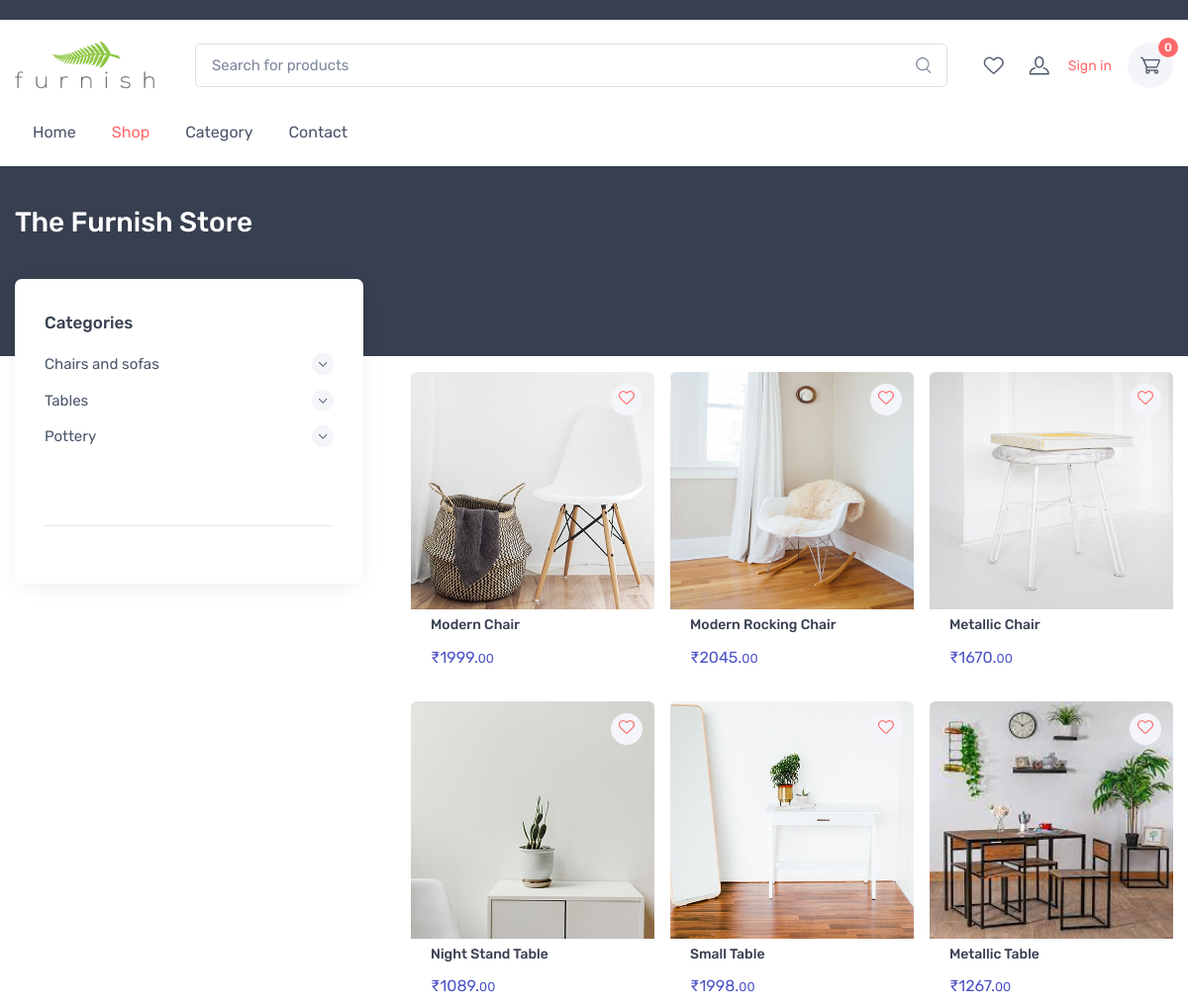
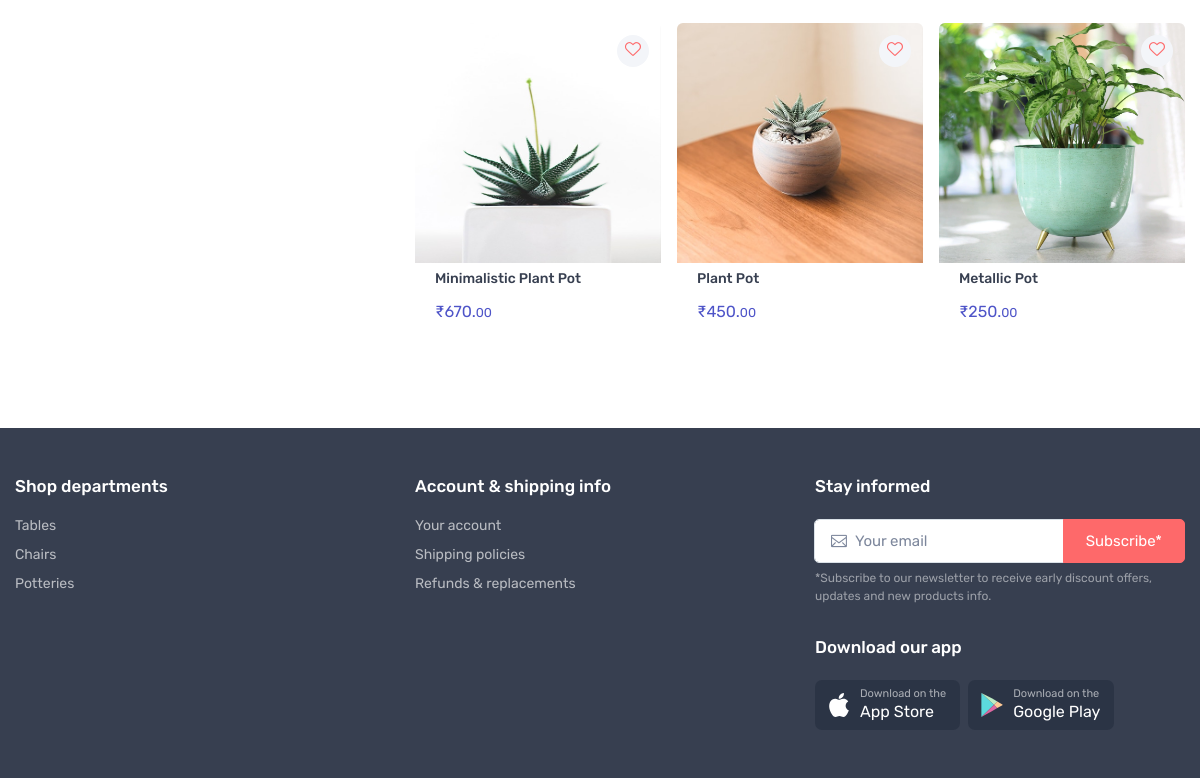
/store/, run on the app's committed database (2 pictures, top to bottom).
### category/models.py (models this page shows, shortened)
class Categorie(models.Model):
    category_name = models.CharField(max_length=50, unique=True)
    slug          = models.SlugField(max_length=100, unique=True, null=True)
    description   = models.TextField(max_length=225, blank=True)
    cat_image     = models.ImageField(upload_to='img/categories', blank=True)
    def get_url(self):
            return reverse('products_by_category', args=[self.slug])

### store/models.py (models this page shows, shortened)
class Product(models.Model):
    product_name    = models.CharField(max_length=200, unique=True)
    slug            = models.SlugField(max_length=200, unique=True)
    description     = models.TextField(max_length=500, blank=True)
    price           = models.IntegerField()
    images          = models.ImageField(upload_to='photos/products')
    stock           = models.IntegerField()
    is_available    = models.BooleanField(default=True)
    category        = models.ForeignKey(Categorie, on_delete=models.CASCADE)
    created_date    = models.DateTimeField(auto_now_add=True)
    modified_date   = models.DateTimeField(auto_now=True)
    def get_url(self):
        return reverse('product_detail', args=[self.category.slug, self.slug])

### store/views.py (the view)
# urls.py: path('',views.store,name='store'),
def store(request, category_slug=None):
    categories = None
    products = None
    if category_slug != None:
        categories    = get_object_or_404(Categorie, slug = category_slug)
        products      = Product.objects.filter(category=categories, is_available= True)
    else:
        products        = Product.objects.all().filter(is_available = True).order_by('id')
    context={
        'products': products
    }
    return render(request, 'store/store.html',context)

### cart/context_processors.py (called while the page is built)
def counter(request):
    cart_count = 0
    if 'admin' in request.path:
        return {}
    else:
        try:
            cart = Cart.objects.filter(cart_id=_cart_id(request))
            if request.user.is_authenticated:
                cart_items = CartItem.objects.all().filter(user=request.user)
            else:
                cart_items = CartItem.objects.all().filter(cart=cart[:1])
            for cart_item in cart_items:
                cart_count += cart_item.quantity
        except Cart.DoesNotExist:
            cart_count = 0
    return dict(cart_count=cart_count)

def wish_counter(request):
    wish_count = 0
    if 'admin' in request.path:
        return {}
    else:
        try:
            cart = Cart.objects.filter(cart_id=_cart_id(request))
            if request.user.is_authenticated:
                wishitem = Wishlist.objects.all().filter(user=request.user)
            else:
                wishitem = Wishlist.objects.all().filter(cart=cart[:1])
            for item in wishitem:
                wish_count += 1
        except Cart.DoesNotExist:
            wish_count = 0
    return dict(wish_count=wish_count)

### cart/views.py (called while the page is built)
def _cart_id(request):
    cart = request.session.session_key
    if not cart:
        cart = request.session.create()
    return cart

### category/context_processors.py (called while the page is built)
def menu_links(request):
    links = Categorie.objects.all()
    return dict(links=links)

### templates/store/store.html (shortened to what this page needs)
    {% extends 'base.html'%}
    {% block content %}
    {% load static %}
      <div class="page-title-overlap bg-dark pt-4">
        <div class="container d-lg-flex justify-content-between py-2 py-lg-3">
          <div class="order-lg-1 pe-lg-4 text-center text-lg-start">
            <h1 class="h3 text-light mb-0">The Furnish Store</h1>
          </div>
        </div>
      </div>
      <div class="container pb-5 mb-2 mb-md-4">
        <div class="row">
           <aside class="col-lg-4">
            <div class="offcanvas offcanvas-collapse bg-white w-100 rounded-3 shadow-lg py-1" id="shop-sidebar" style="max-width: 22rem;">
              <div class="offcanvas-body py-grid-gutter px-lg-grid-gutter">
                <div class="widget widget-categories mb-4 pb-4 border-bottom">
                  <h3 class="widget-title">Categories</h3>
                  <div class="accordion mt-n1" id="shop-categories">
                    {% for y in links %}
                    <div class="accordion-item">
                      <h3 class="accordion-header">
                        <a class="accordion-button collapsed" href="{{y.get_url}}" role="button"  aria-expanded="false" aria-controls="shoes">
                          {{y.category_name}}</a></h3>
                    </div>
                    {% endfor %}
                    <br>
                    <br>
              </div>
            </div>
          </aside>
          <section class="col-lg-8">
            <div class="d-flex justify-content-center justify-content-sm-between align-items-center pt-2 pb-4 pb-sm-5">
              <div class="d-flex flex-wrap">
              </div>
               <div class="d-flex pb-3"></div>
              <div class="d-none d-sm-flex pb-3">
                <a class="btn btn-icon nav-link-style  text-dark disabled opacity-100 me-2" href="#">
                </a></div>
            </div>
            <div class="row mx-n2">
              {% for x in products %}
              <div class="col-md-4 col-sm-6 px-2 mb-4">
                <div class="card product-card">
                  <button class="btn-wishlist btn-sm" type="button" data-bs-toggle="tooltip" data-bs-placement="left" title="Add to wishlist"><a href="{% url 'add_to_wishlist' x.id %}"><i class="ci-heart"></i></a></button><a class="card-img-top d-block overflow-hidden" href="{{ x.get_url }}"><img style="height:15rem; width:18rem;"src="{{x.images.url}}" alt="Product"></a>
                  <div class="card-body py-2">
                    <h3 class="product-title fs-sm"><a href="{{ x.get_url }}">{{x.product_name }}</a></h3>
                    <div class="d-flex justify-content-between">
                      <div class="product-price"><span class="text-accent">₹{{x.price}}.<small>00</small></span></div>
                    </div>
                  </div>
                </div>
              </div>
              {% endfor %}
          </section>
        </div>
      </div>
    </main>
    {% endblock content%}

### data on the page
Categorie: category_name "Chairs and sofas"
Categorie: category_name "Tables"
Categorie: category_name "Pottery"
Product: images (picture), product_name "Modern Chair", price "1999"
Product: images (picture), product_name "Modern Rocking Chair", price "2045"
Product: images (picture), product_name "Metallic Chair", price "1670"
Product: images (picture), product_name "Night Stand Table", price "1089"
Product: images (picture), product_name "Small Table", price "1998"
Product: images (picture), product_name "Metallic Table", price "1267"
Product: images (picture), product_name "Minimalistic Plant Pot", price "670"
Product: images (picture), product_name "Plant Pot", price "450"
Product: images (picture), product_name "Metallic Pot", price "250"

### other printed values
{{ cart_count }} "0"
